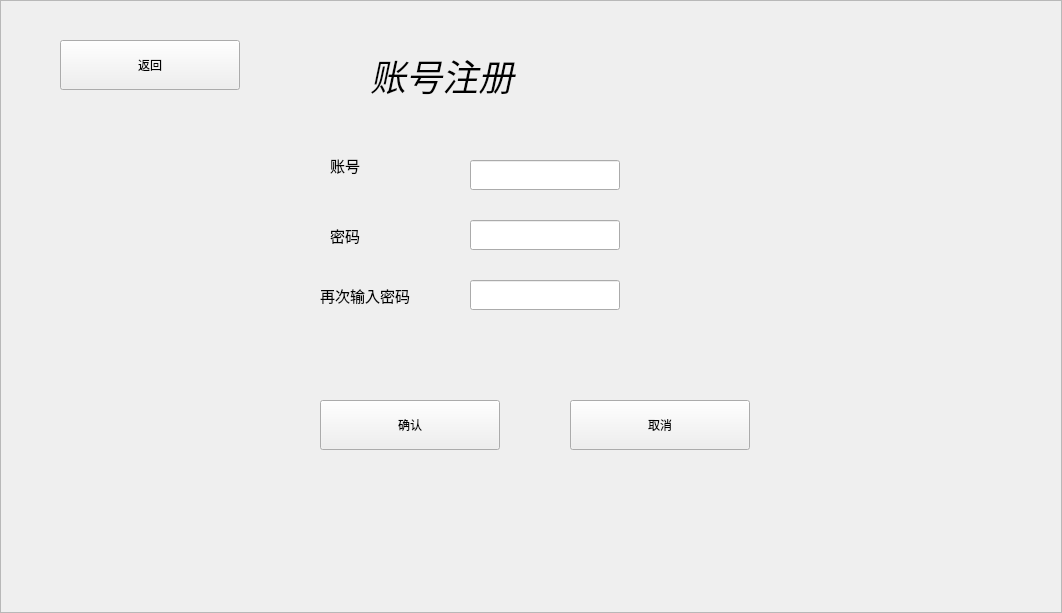
<?xml version="1.0" encoding="UTF-8"?>
<ui version="4.0">
 <class>Login</class>
 <widget class="QWidget" name="Login">
  <property name="geometry">
   <rect>
    <x>0</x>
    <y>0</y>
    <width>1062</width>
    <height>613</height>
   </rect>
  </property>
  <property name="windowTitle">
   <string>Form</string>
  </property>
  <property name="styleSheet">
   <string notr="true">
#MainWidget{background-image: url(:/back.jpg);}</string>
  </property>
  <widget class="QFrame" name="frame">
   <property name="geometry">
    <rect>
     <x>0</x>
     <y>0</y>
     <width>1062</width>
     <height>613</height>
    </rect>
   </property>
   <property name="styleSheet">
    <string notr="true">#frame{background-image: url(:/hospital.jpg);}
</string>
   </property>
   <property name="frameShape">
    <enum>QFrame::StyledPanel</enum>
   </property>
   <property name="frameShadow">
    <enum>QFrame::Raised</enum>
   </property>
   <widget class="QLabel" name="label">
    <property name="geometry">
     <rect>
      <x>330</x>
      <y>150</y>
      <width>71</width>
      <height>31</height>
     </rect>
    </property>
    <property name="font">
     <font>
      <pointsize>11</pointsize>
     </font>
    </property>
    <property name="text">
     <string>账号</string>
    </property>
   </widget>
   <widget class="QLabel" name="label_2">
    <property name="geometry">
     <rect>
      <x>370</x>
      <y>50</y>
      <width>321</width>
      <height>51</height>
     </rect>
    </property>
    <property name="font">
     <font>
      <family>Vivaldi</family>
      <pointsize>27</pointsize>
      <italic>true</italic>
     </font>
    </property>
    <property name="text">
     <string>账号注册</string>
    </property>
   </widget>
   <widget class="QLabel" name="label_3">
    <property name="geometry">
     <rect>
      <x>330</x>
      <y>220</y>
      <width>81</width>
      <height>31</height>
     </rect>
    </property>
    <property name="font">
     <font>
      <pointsize>11</pointsize>
     </font>
    </property>
    <property name="text">
     <string>密码</string>
    </property>
   </widget>
   <widget class="QLabel" name="label_4">
    <property name="geometry">
     <rect>
      <x>320</x>
      <y>270</y>
      <width>131</width>
      <height>51</height>
     </rect>
    </property>
    <property name="font">
     <font>
      <pointsize>11</pointsize>
     </font>
    </property>
    <property name="text">
     <string>再次输入密码</string>
    </property>
   </widget>
   <widget class="QLineEdit" name="lineEdit">
    <property name="geometry">
     <rect>
      <x>470</x>
      <y>160</y>
      <width>150</width>
      <height>30</height>
     </rect>
    </property>
   </widget>
   <widget class="QLineEdit" name="lineEdit_2">
    <property name="geometry">
     <rect>
      <x>470</x>
      <y>220</y>
      <width>150</width>
      <height>30</height>
     </rect>
    </property>
   </widget>
   <widget class="QLineEdit" name="lineEdit_3">
    <property name="geometry">
     <rect>
      <x>470</x>
      <y>280</y>
      <width>150</width>
      <height>30</height>
     </rect>
    </property>
   </widget>
   <widget class="QPushButton" name="pushButton">
    <property name="geometry">
     <rect>
      <x>320</x>
      <y>400</y>
      <width>180</width>
      <height>50</height>
     </rect>
    </property>
    <property name="text">
     <string>确认</string>
    </property>
   </widget>
   <widget class="QPushButton" name="pushButton_2">
    <property name="geometry">
     <rect>
      <x>570</x>
      <y>400</y>
      <width>180</width>
      <height>50</height>
     </rect>
    </property>
    <property name="text">
     <string>取消</string>
    </property>
   </widget>
   <widget class="QPushButton" name="back">
    <property name="geometry">
     <rect>
      <x>60</x>
      <y>40</y>
      <width>180</width>
      <height>50</height>
     </rect>
    </property>
    <property name="text">
     <string>返回</string>
    </property>
   </widget>
  </widget>
 </widget>
 <resources/>
 <connections/>
</ui>
